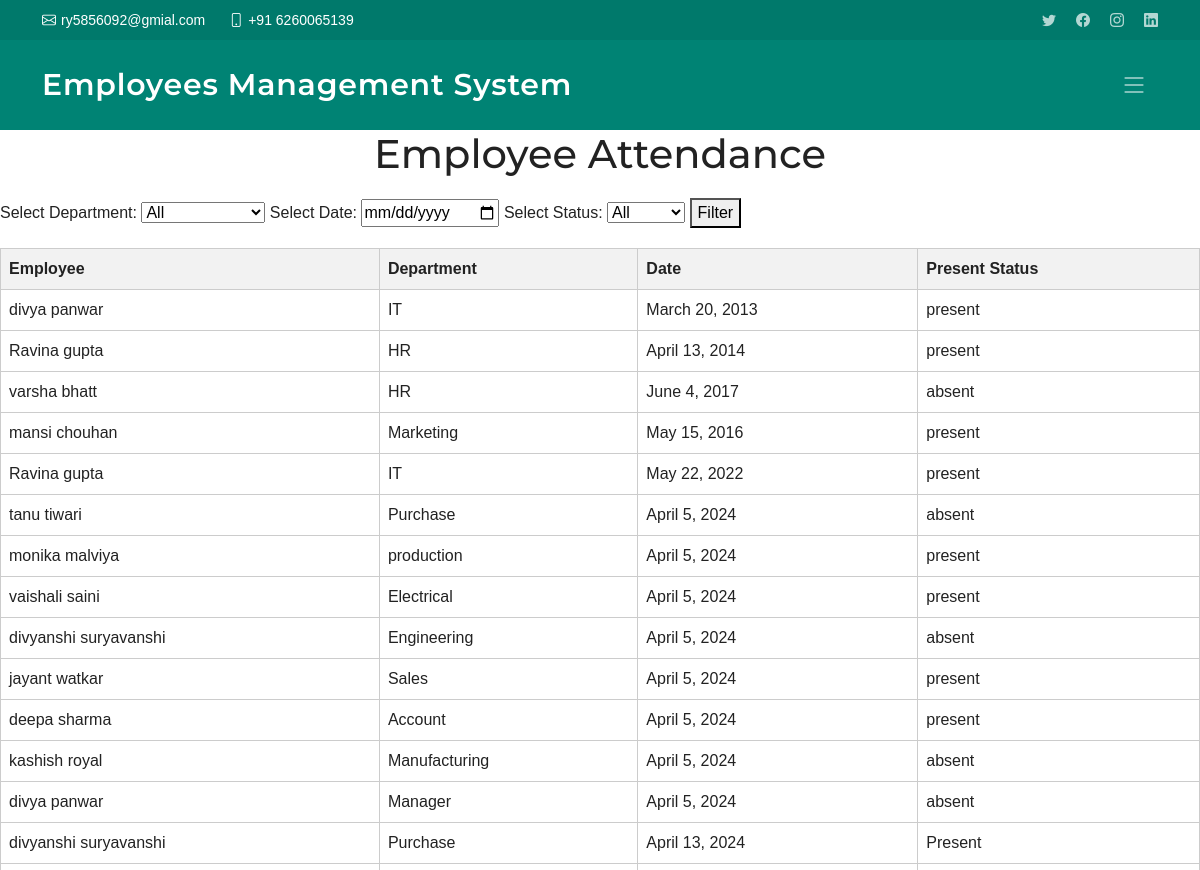
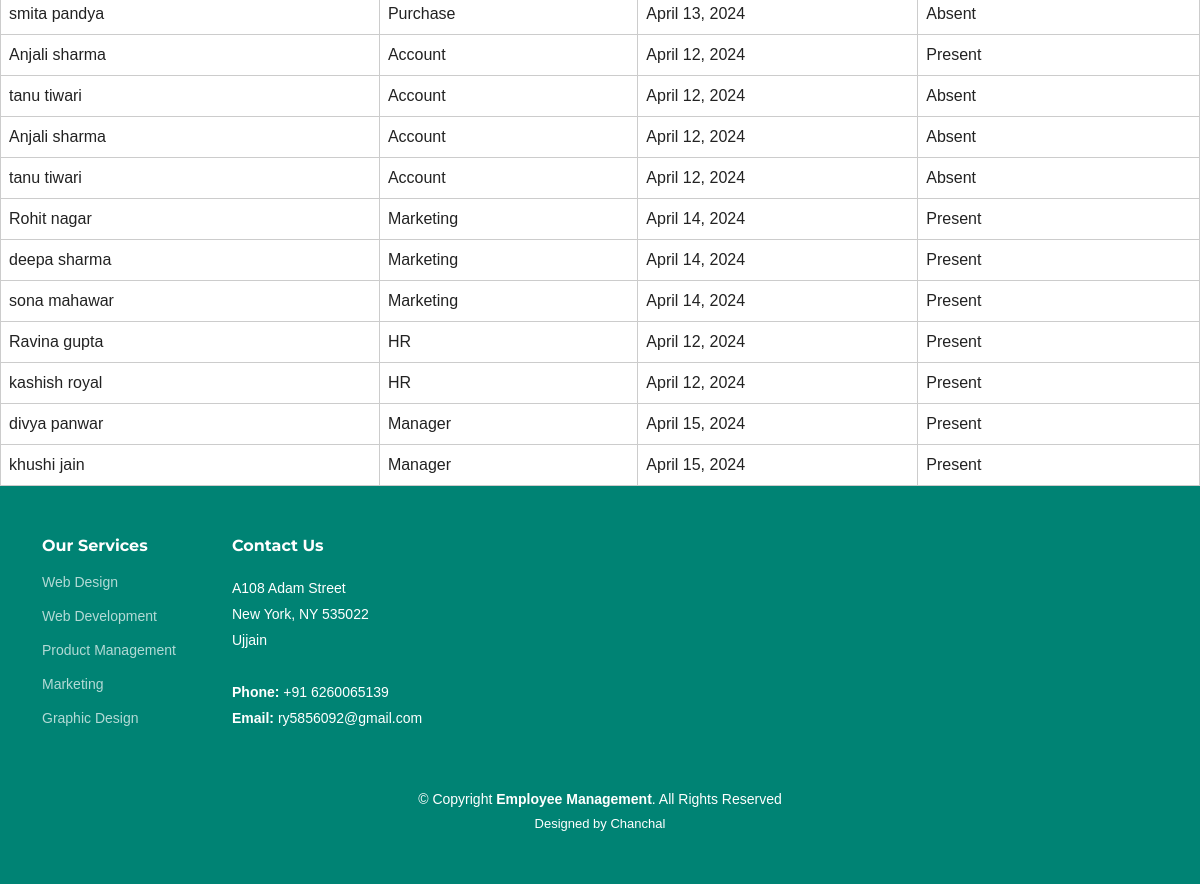
Page /view_attendance/ on the committed database (2 pictures, top to bottom).
### websiteapp/models.py (models this page shows)
class EmpAttendence(models.Model):
    employee = models.ForeignKey(Employee ,on_delete=models.CASCADE)
    department_name = models.ForeignKey(Department,on_delete=models.SET_NULL,null=True)
    date = models.DateField()
    present_status = models.CharField(max_length=50)

class Employee (models.Model):
    firstname = models.CharField(max_length=50)
    lastname = models.CharField(max_length=50)
    gender = models.CharField(max_length=10)
    fathername = models.CharField(max_length=50)
    mothername = models.CharField(max_length=50)
    dob = models.DateField()
    email= models.EmailField(max_length=50)
    working_time= models.CharField(max_length=50)
    department= models.ForeignKey(Department,on_delete=models.CASCADE)
    salary= models.IntegerField(null='true',blank='true')
    status=models.CharField(max_length=10,choices=ats,default="Active")
    def __str__(self):
        return self.firstname +" "+ self.lastname

class Department (models.Model):
    name =  models.CharField(max_length=50)
    description =  models.TextField()
    def __str__(self):
        return self.name

### websiteapp/views.py (the view)
# urls.py: path('view_attendance/', views.view_attendance, name='view_attendance'),
def view_attendance(request):
    attendance_records = EmpAttendence.objects.all()
    department_ids = EmpAttendence.objects.values_list('department_name_id', flat=True).distinct()
    departments = Department.objects.filter(pk__in=department_ids)
    department_id = request.GET.get('department_id')
    date = request.GET.get('date')
    present_status = request.GET.get('present_status')
    if department_id:
        attendance_records = attendance_records.filter(department_name_id=department_id)
    if date:
        attendance_records = attendance_records.filter(date=date)
    if present_status:
        attendance_records = attendance_records.filter(present_status=present_status)
    context = {
        'attendance_records': attendance_records,
        'departments': departments,  # Pass department options to the template
        'selected_department_id': department_id,  # Pass selected department ID for retaining selection
        'selected_date': date,  # Pass selected date for retaining selection
        'selected_present_status': present_status  # Pass selected status for retaining selection
    }
    return render(request, 'view_attendance.html', context)

### websiteapp/templates/view_attendance.html (shortened to what this page needs)
{% extends "base.html" %}
{% block content %}
<!DOCTYPE html>
<html lang="en">
<head>
</head>
<body>
    <h1>Employee Attendance</h1>
    <form method="GET">
        <label for="department">Select Department:</label>
        <select name="department_id" id="department">
            <option value="">All</option>
        </select>
        <label for="date">Select Date:</label>
        <input type="date" name="date" id="date" value="{{ selected_date }}">
        <label for="present_status">Select Status:</label>
        <select name="present_status" id="present_status">
            <option value="">All</option>
        </select>
        <button type="submit">Filter</button>
    </form>
    <table>
        <thead>
            <tr>
                <th>Employee</th>
                <th>Department</th>
                <th>Date</th>
                <th>Present Status</th>
            </tr>
        </thead>
        <tbody>
            {% for record in attendance_records %}
                <tr>
                    <td>{{ record.employee }}</td>
                    <td>{{ record.department_name }}</td>
                    <td>{{ record.date }}</td>
                    <td>{{ record.present_status }}</td>
                </tr>
            {% endfor %}
        </tbody>
    </table>
</body>
</html>
{% endblock %}

### websiteapp/static/css/main.css (style rules this page uses)
:root { --font-default: "Open Sans", system-ui, -apple-system, "Segoe UI", Roboto, "Helvetica Neue", Arial, "Noto Sans", "Liberation Sans", sans-serif, "Apple Color Emoji", "Segoe UI Emoji", "Segoe UI Symbol", "Noto Color Emoji"; --font-primary: "Montserrat", sans-serif; --font-secondary: "Poppins", sans-serif; }
:root { --color-default: #222222; --color-primary: #008374; --color-secondary: #f85a40; }
:root { scroll-behavior: smooth; }
body { font-family: var(--font-default); color: var(--color-default); }
h1, h2, h3, h4, h5, h6 { font-family: var(--font-primary); }

### websiteapp/templates/view_attendance.html (style rules this page uses)
body { font-family: Arial, sans-serif; }
h1 { text-align: center; margin-bottom: 20px; }
form { margin-bottom: 20px; }
table { width: 100%; border-collapse: collapse; }
th, td { border: 1px solid #ccc; padding: 8px; text-align: left; }
th { background-color: #f2f2f2; }

### rows in the picture
EmpAttendence: employee "divya panwar", department_name "IT", date "March 20, 2013", present_status "present"
EmpAttendence: employee "Ravina gupta", department_name "HR", date "April 13, 2014", present_status "present"
EmpAttendence: employee "varsha bhatt", department_name "HR", date "June 4, 2017", present_status "absent"
EmpAttendence: employee "mansi chouhan", department_name "Marketing", date "May 15, 2016", present_status "present"
EmpAttendence: employee "Ravina gupta", department_name "IT", date "May 22, 2022", present_status "present"
EmpAttendence: employee "tanu tiwari", department_name "Purchase", date "April 5, 2024", present_status "absent"
EmpAttendence: employee "monika malviya", department_name "production", date "April 5, 2024", present_status "present"
EmpAttendence: employee "vaishali saini", department_name "Electrical", date "April 5, 2024", present_status "present"
EmpAttendence: employee "divyanshi suryavanshi", department_name "Engineering", date "April 5, 2024", present_status "absent"
EmpAttendence: employee "jayant watkar", department_name "Sales", date "April 5, 2024", present_status "present"
EmpAttendence: employee "deepa sharma", department_name "Account", date "April 5, 2024", present_status "present"
EmpAttendence: employee "kashish royal", department_name "Manufacturing", date "April 5, 2024", present_status "absent"
EmpAttendence: employee "divya panwar", department_name "Manager", date "April 5, 2024", present_status "absent"
EmpAttendence: employee "divyanshi suryavanshi", department_name "Purchase", date "April 13, 2024", present_status "Present"
EmpAttendence: employee "smita pandya", department_name "Purchase", date "April 13, 2024", present_status "Absent"
EmpAttendence: employee "Anjali sharma", department_name "Account", date "April 12, 2024", present_status "Present"
EmpAttendence: employee "tanu tiwari", department_name "Account", date "April 12, 2024", present_status "Absent"
EmpAttendence: employee "Anjali sharma", department_name "Account", date "April 12, 2024", present_status "Absent"
EmpAttendence: employee "tanu tiwari", department_name "Account", date "April 12, 2024", present_status "Absent"
EmpAttendence: employee "Rohit nagar", department_name "Marketing", date "April 14, 2024", present_status "Present"
EmpAttendence: employee "deepa sharma", department_name "Marketing", date "April 14, 2024", present_status "Present"
EmpAttendence: employee "sona mahawar", department_name "Marketing", date "April 14, 2024", present_status "Present"
EmpAttendence: employee "Ravina gupta", department_name "HR", date "April 12, 2024", present_status "Present"
EmpAttendence: employee "kashish royal", department_name "HR", date "April 12, 2024", present_status "Present"
EmpAttendence: employee "divya panwar", department_name "Manager", date "April 15, 2024", present_status "Present"
EmpAttendence: employee "khushi jain", department_name "Manager", date "April 15, 2024", present_status "Present"
